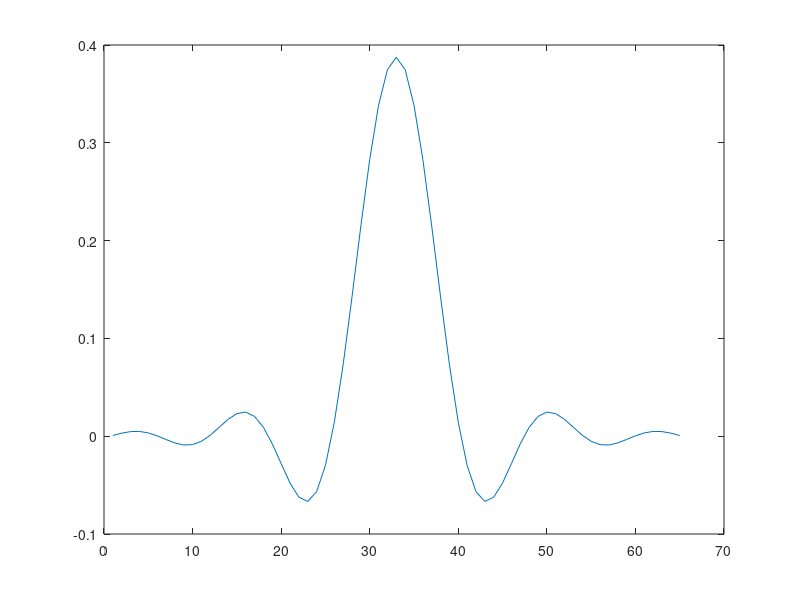

Recreate this plot in MATLAB.

sps = 8;  % Сэмплы в символ
beta = 0.35; % Коэф сглаживания
span = 8;
    % Корешковый фильтр
    t = (-span/2:1/sps:span/2).'; % Массив времени
    h = zeros(size(t));

    for k = 1:length(t)
        tk = t(k);

        if abs(tk) < 1e-12
            h(k) = 1 - beta + 4*beta/pi;

        elseif beta > 0 && abs(abs(tk) - 1/(4*beta)) < 1e-12
            h(k) = (beta/sqrt(2)) * (((1 + 2/pi) * sin(pi/(4*beta)) + (1 - 2/pi) * cos(pi/(4*beta))));

        else
            numerator = sin(pi * tk * (1 - beta)) + 4 * beta * tk * cos(pi * tk * (1 + beta));
            denuminator = pi * tk * (1 - (4 * beta * tk)^2);
            h(k) = numerator/denuminator;
        endif
    endfor

    h = h / sqrt(sum(abs(h).^2));
    plot (h);
